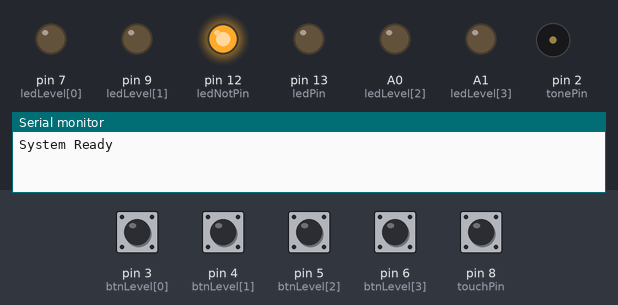
Bench run of a sketch on a simulated Arduino Uno, built with avr-gcc and run on an emulated ATmega328P. On the bench: output pins drawn as LEDs (lit = HIGH), buzzer (waves = sounding), the last lines printed to the serial monitor. The test bench sets the inputs (shaded band); at power-on: pin 3 (btnLevel[0]), pin 4 (btnLevel[1]), pin 5 (btnLevel[2]), pin 6 (btnLevel[3]) HIGH, pin 8 (touchPin) LOW.

Above: at 2.2 s.
2.3 s: pin 3 (btnLevel[0]) pulled LOW for 0.15 s
At 3.4 s:
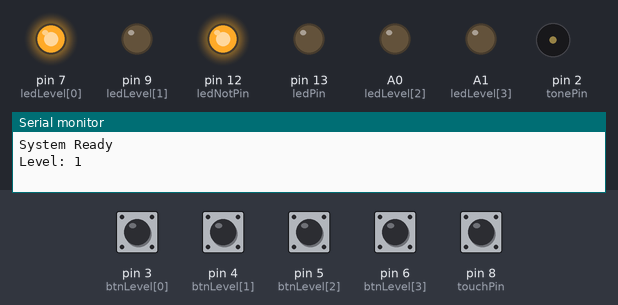
3.9 s: pin 8 (touchPin) pulled HIGH for 0.15 s
At 7.5 s:
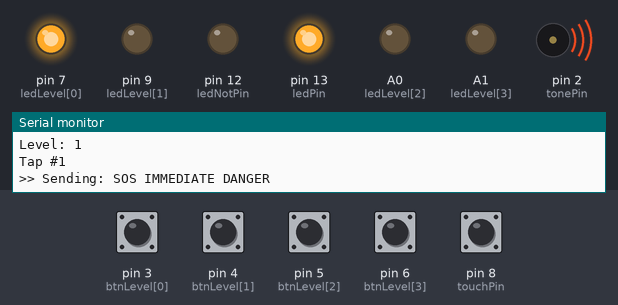
Timing chart, 0 to 13.0 s (numbered marks = the images above; inputs shaded):
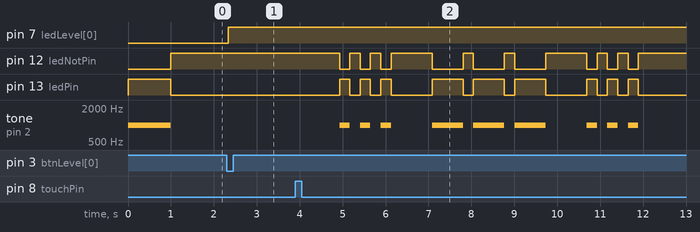

Measured:
- after the input at 2.3 s, pin 7 (ledLevel[0]): LOW → HIGH at once
- after the input at 3.9 s, pin 12 (ledNotPin): HIGH → LOW after 1.0 s, → HIGH 0.24 s later, → LOW 0.24 s later, → HIGH 0.24 s later, … (18 changes in this stretch); pin 13 (ledPin): LOW → HIGH after 1.0 s, → LOW 0.24 s later, → HIGH 0.24 s later, → LOW 0.24 s later, … (18 changes in this stretch)

The sketch:

Code.ino
```cpp
#include <SoftwareSerial.h>

SoftwareSerial Bluetooth(10, 11);

// ===================== الإعدادات الأساسية =====================
int tonePin = 2;
int toneFreq = 1000;
int ledPin = 13;
int ledNotPin = 12;
int touchPin = 8;
int debounceDelay = 30;

// ===================== أزرار وليدات المستويات =====================
int btnLevel[4] = {3, 4, 5, 6};
int ledLevel[4] = {7, 9, A0, A1};

// ===================== إعدادات المورس =====================
int dotLength = 240;
int dotSpace = dotLength;
int dashLength = dotLength * 3;
int letterSpace = dotLength * 3;
int wordSpace = dotLength * 7;
float wpm = 1200. / dotLength;

int t1, t2, onTime, gap;
bool newLetter, newWord, letterFound, keyboardText;
int lineLength = 0;
int maxLineLength = 20;

char* letters[] = {".-","-...","-.-.","-..",".","..-.","--.","....","..",".---","-.-",".-..","--","-.","---",".--.","--.-",".-.","...","-","..-","...-",".--","-..-","-.--","--.."};
char* numbers[] = {"-----",".----","..---","...--","....-",".....","-....","--...","---..","----."};

String dashSeq = "";
char keyLetter, ch;
int i;

// ===================== نظام المستويات =====================
int currentLevel = 0;
int tapCount = 0;
unsigned long lastTapTime = 0;
unsigned long tapWindowMs = 1000;
bool tapPending = false;
bool lastTouchState = LOW;
unsigned long lastDebounceTime = 0;

// ===================== الرسائل (4 مستويات × 4 رسائل) =====================
const char* messages[4][4] = {
  // 🔴 Level 1 — Critical
  {
    "SOS IMMEDIATE DANGER",
    "NEED MEDICAL ASSISTANCE NOW",
    "ACTIVE FIRE AT MY LOCATION",
    "I AM TRAPPED CALL FOR HELP"
  },
  // 🟠 Level 2 — Urgent
  {
    "I AM LOST SEND GPS LOCATION",
    "VEHICLE BREAKDOWN NEED HELP",
    "LOST CONNECTION NEED GUIDANCE",
    "MINOR INJURY NEED SUPPORT"
  },
  // 🟡 Level 3 — Alert
  {
    "ARRIVED SAFELY AT LOCATION",
    "MOVING NOW FOLLOW MY TRACK",
    "PLAN CHANGED AWAIT UPDATE",
    "LOW BATTERY GOING OFFLINE SOON"
  },
  // 🟢 Level 4 — Info
  {
    "STATUS STABLE NO ISSUES",
    "I AM ON MY WAY",
    "MISSION COMPLETED SUCCESSFULLY",
    "WILL CALL YOU BACK LATER"
  }
};

// ===================== دوال مساعدة =====================
void setLeds(int state) {
  digitalWrite(ledPin, state);
  digitalWrite(ledNotPin, !state);
}

void setLevelLed(int level) {
  for (int i = 0; i < 4; i++) digitalWrite(ledLevel[i], LOW);
  if (level > 0) digitalWrite(ledLevel[level - 1], HIGH);
}

void flashDot() {
  setLeds(HIGH); tone(tonePin, toneFreq);
  delay(dotLength);
  setLeds(LOW); noTone(tonePin);
  delay(dotSpace);
}

void flashDash() {
  setLeds(HIGH); tone(tonePin, toneFreq);
  delay(dashLength);
  setLeds(LOW); noTone(tonePin);
  delay(dotSpace);
}

void flashSequence(char* sequence) {
  int i = 0;
  while (sequence[i] != '\0') {
    if (sequence[i] == '.') flashDot();
    else if (sequence[i] == '-') flashDash();
    i++;
  }
}

void sendMessage(const char* msg) {
  Serial.print(">> Sending: "); Serial.println(msg);
  Bluetooth.print("MSG: "); Bluetooth.println(msg);

  int j = 0;
  while (msg[j] != '\0') {
    char c = msg[j];
    if (c >= 'a' && c <= 'z') c -= 32;

    if (c >= 'A' && c <= 'Z') {
      flashSequence(letters[c - 'A']);
      delay(letterSpace);
    } else if (c >= '0' && c <= '9') {
      flashSequence(numbers[c - '0']);
      delay(letterSpace);
    } else if (c == ' ') {
      delay(wordSpace);
    }
    j++;
  }
}

// ===================== الإعداد =====================
void setup() {
  pinMode(ledPin, OUTPUT);
  pinMode(ledNotPin, OUTPUT);
  pinMode(tonePin, OUTPUT);
  pinMode(touchPin, INPUT);

  for (int i = 0; i < 4; i++) {
    pinMode(btnLevel[i], INPUT_PULLUP);
    pinMode(ledLevel[i], OUTPUT);
    digitalWrite(ledLevel[i], LOW);
  }

  Serial.begin(9600);
  Bluetooth.begin(9600);

  tone(tonePin, toneFreq);
  setLeds(HIGH);
  delay(1000);
  setLeds(LOW);
  noTone(tonePin);

  Serial.println("System Ready");
  Bluetooth.println("Bluetooth Ready!");

  newLetter = false;
  newWord = false;
  keyboardText = false;
}

// ===================== الحلقة الرئيسية =====================
void loop() {

  // --- فحص أزرار المستويات ---
  for (int i = 0; i < 4; i++) {
    if (digitalRead(btnLevel[i]) == LOW) {
      delay(debounceDelay);
      if (digitalRead(btnLevel[i]) == LOW) {

        // لو نفس الزرار اتضغط تاني → اخرج من المستوى
        if (currentLevel == i + 1) {
          currentLevel = 0;
          tapCount = 0;
          tapPending = false;
          setLevelLed(0);
          Serial.println("Exited Level — Manual Mode");
          Bluetooth.println("Exited Level — Manual Mode");
        }
        // لو زرار مختلف → ادخل المستوى الجديد
        else {
          currentLevel = i + 1;
          tapCount = 0;
          tapPending = false;
          setLevelLed(currentLevel);
          Serial.print("Level: "); Serial.println(currentLevel);
          Bluetooth.print("Level: "); Bluetooth.println(currentLevel);
        }

        while (digitalRead(btnLevel[i]) == LOW);
      }
    }
  }

  // --- استقبال البلوتوث والسيريال ---
  if (Serial.available() > 0 || Bluetooth.available() > 0) {
    if (Bluetooth.available() > 0) ch = Bluetooth.read();
    else ch = Serial.read();

    if (ch >= 'a' && ch <= 'z') ch -= 32;

    if (ch >= 'A' && ch <= 'Z') {
      Serial.print(ch); Bluetooth.print(ch);
      flashSequence(letters[ch - 'A']);
      delay(letterSpace);
    } else if (ch >= '0' && ch <= '9') {
      Serial.print(ch); Bluetooth.print(ch);
      flashSequence(numbers[ch - '0']);
      delay(letterSpace);
    } else if (ch == ' ') {
      Serial.print("_"); Bluetooth.print("_");
      delay(wordSpace);
    }
  }

  // --- منطق التاتش سينسور ---
  bool touchState = digitalRead(touchPin);

  if (currentLevel > 0) {
    // ======= وضع المستوى: عد الضغطات وبعت الرسالة =======
    if (touchState == HIGH && lastTouchState == LOW) {
      unsigned long now = millis();
      if (now - lastDebounceTime > debounceDelay) {
        tapCount++;
        lastTapTime = now;
        tapPending = true;
        lastDebounceTime = now;
        Serial.print("Tap #"); Serial.println(tapCount);
        Bluetooth.print("Tap #"); Bluetooth.println(tapCount);
      }
    }

    // لو فاتت ثانية من آخر ضغطة → ابعت الرسالة
    if (tapPending && (millis() - lastTapTime >= tapWindowMs)) {
      tapPending = false;
      if (tapCount >= 1 && tapCount <= 4) {
        sendMessage(messages[currentLevel - 1][tapCount - 1]);
      }
      tapCount = 0;
    }

  } else {
    // ======= الوضع العادي: مورس يدوي =======
    if (touchState == HIGH) {
      newLetter = true;
      newWord = true;
      t1 = millis();
      setLeds(HIGH);
      tone(tonePin, toneFreq);
      while (digitalRead(touchPin) == HIGH);
      t2 = millis();
      setLeds(LOW);
      noTone(tonePin);
      onTime = t2 - t1;
      if (onTime > debounceDelay) {
        if (onTime < dotLength * 2) dashSeq += ".";
        else dashSeq += "-";
      }
    }

    gap = millis() - t2;

    if (newLetter && gap > letterSpace && !keyboardText) {
      newLetter = false;
      letterFound = false;
      for (i = 0; i < 26; i++) {
        if (dashSeq == letters[i]) {
          keyLetter = 'A' + i;
          Serial.print(keyLetter);
          Bluetooth.print(keyLetter);
          letterFound = true;
          lineLength++;
          break;
        }
      }
      if (!letterFound) {
        for (i = 0; i < 10; i++) {
          if (dashSeq == numbers[i]) {
            Serial.print(i);
            Bluetooth.print(i);
            letterFound = true;
            lineLength++;
            break;
          }
        }
      }
      if (!letterFound && dashSeq.length() > 0) {
        Serial.print("?");
        Bluetooth.print("?");
      }
      dashSeq = "";
      if (lineLength >= maxLineLength) {
        Serial.println();
        Bluetooth.println();
        lineLength = 0;
      }
    }

    if (newWord && gap > wordSpace && !keyboardText) {
      newWord = false;
      Serial.print(" ");
      Bluetooth.print(" ");
      lineLength++;
    }
  }

  lastTouchState = touchState;
}
```
